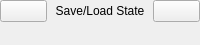
<?xml version="1.0" encoding="UTF-8"?>
<ui version="4.0">
 <class>wdgState</class>
 <widget class="QWidget" name="wdgState">
  <property name="geometry">
   <rect>
    <x>0</x>
    <y>0</y>
    <width>200</width>
    <height>45</height>
   </rect>
  </property>
  <property name="windowTitle">
   <string notr="true">wdgState</string>
  </property>
  <property name="toolTip">
   <string>Save/Load Slot Box</string>
  </property>
  <layout class="QGridLayout" name="gridLayout">
   <property name="leftMargin">
    <number>0</number>
   </property>
   <property name="topMargin">
    <number>0</number>
   </property>
   <property name="rightMargin">
    <number>0</number>
   </property>
   <property name="bottomMargin">
    <number>0</number>
   </property>
   <item row="0" column="3">
    <widget class="QPushButton" name="pushButton_load">
     <property name="toolTip">
      <string>Load state</string>
     </property>
     <property name="text">
      <string/>
     </property>
     <property name="icon">
      <iconset resource="resources.qrc">
       <normaloff>:/icon/icons/load.svg</normaloff>:/icon/icons/load.svg</iconset>
     </property>
    </widget>
   </item>
   <item row="0" column="1" colspan="2">
    <widget class="QLabel" name="label_title">
     <property name="text">
      <string>Save/Load State</string>
     </property>
     <property name="alignment">
      <set>Qt::AlignCenter</set>
     </property>
    </widget>
   </item>
   <item row="1" column="0" colspan="4">
    <widget class="stateBar" name="wdgStateBar" native="true">
     <property name="font">
      <font>
       <pointsize>8</pointsize>
      </font>
     </property>
    </widget>
   </item>
   <item row="0" column="0">
    <widget class="QPushButton" name="pushButton_save">
     <property name="toolTip">
      <string>Save state</string>
     </property>
     <property name="text">
      <string/>
     </property>
     <property name="icon">
      <iconset resource="resources.qrc">
       <normaloff>:/icon/icons/save.svg</normaloff>:/icon/icons/save.svg</iconset>
     </property>
    </widget>
   </item>
  </layout>
 </widget>
 <customwidgets>
  <customwidget>
   <class>stateBar</class>
   <extends>QWidget</extends>
   <header location="global">wdgState.hpp</header>
   <container>1</container>
  </customwidget>
 </customwidgets>
 <tabstops>
  <tabstop>pushButton_save</tabstop>
  <tabstop>pushButton_load</tabstop>
 </tabstops>
 <resources>
  <include location="resources.qrc"/>
 </resources>
 <connections/>
</ui>
